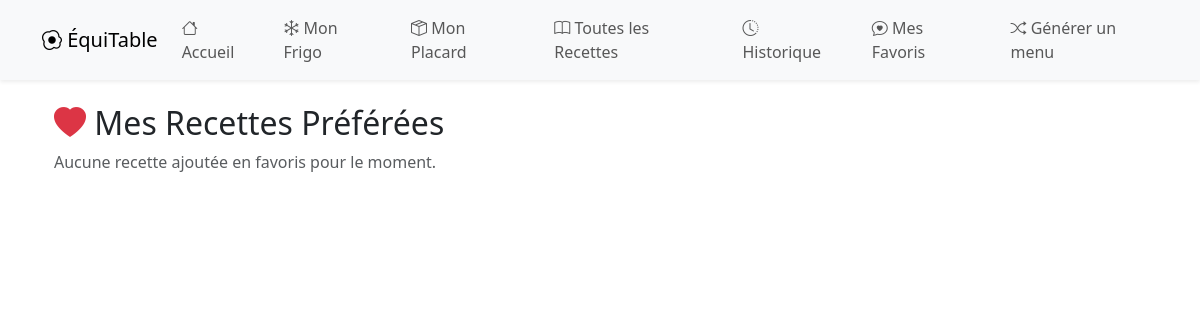
The app's page /mes-favoris/, older data.
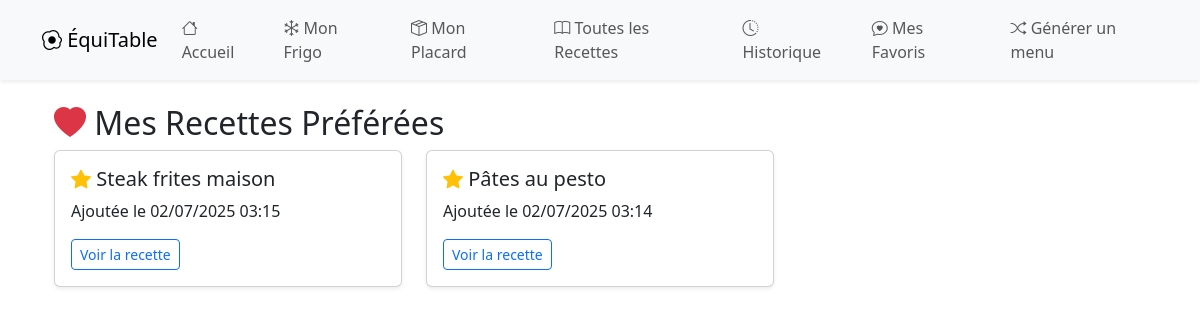
The same page, newer data.
### menuapp/models.py (models this page shows, shortened)
class Favori(models.Model):
    recette = models.ForeignKey('Recette', on_delete=models.CASCADE)
    date_ajout = models.DateTimeField(auto_now_add=True)

class Recette(models.Model):
    nom = models.CharField(max_length=100)
    ingredients = models.ManyToManyField(Ingredient)
    cout_estime = models.FloatField()
    temps_preparation = models.IntegerField()  # En minutes
    instructions = models.TextField()
    image = models.ImageField(upload_to='recettes/', blank=True, null=True)

### menuapp/views.py (the view)
# urls.py: path('mes-favoris/', views.mes_favoris, name='mes_favoris'),
def mes_favoris(request):
    favoris = Favori.objects.all().order_by('-date_ajout')
    return render(request, 'menuapp/mes_favoris.html', {'favoris': favoris})

### menuapp/templates/menuapp/mes_favoris.html
{% extends 'menuapp/base.html' %}
{% block content %}
<div class="container mt-4">
  <h2><i class="bi bi-heart-fill text-danger"></i> Mes Recettes Préférées</h2>
  {% if favoris %}
    <div class="row">
      {% for fav in favoris %}
        <div class="col-md-4 mb-4">
          <div class="card h-100 shadow-sm">
            <div class="card-body">
              <h5 class="card-title">
                <i class="bi bi-star-fill text-warning"></i> {{ fav.recette.nom }}
              </h5>
              <p class="card-text">
                Ajoutée le {{ fav.date_ajout|date:"d/m/Y H:i" }}
              </p>
              <a href="{% url 'detail_recette' fav.recette.id %}" class="btn btn-outline-primary btn-sm">
                Voir la recette
              </a>
            </div>
          </div>
        </div>
      {% endfor %}
    </div>
  {% else %}
    <p class="text-muted">Aucune recette ajoutée en favoris pour le moment.</p>
  {% endif %}
</div>
{% endblock %}

### menuapp/templates/menuapp/base.html (shortened to what this page needs)
<!DOCTYPE html>
<html lang="fr">
<head>
  <link href="https://cdn.jsdelivr.net/npm/bootstrap@5.3.0/dist/css/bootstrap.min.css" rel="stylesheet">
  <link rel="stylesheet" href="https://cdn.jsdelivr.net/npm/bootstrap-icons@1.11.1/font/bootstrap-icons.css">
</head>
<body>
  <nav class="navbar navbar-expand-lg navbar-light bg-light mb-4 shadow-sm sticky-top">
    <div class="container">
      <a class="navbar-brand" href="{% url 'accueil' %}">
        <i class="bi bi-egg-fried"></i> ÉquiTable
      </a>
      <div class="collapse navbar-collapse justify-content-center" id="navbarNav">
        <ul class="navbar-nav gap-4">
            <li class="nav-item">
            <a class="nav-link" href="{% url 'accueil' %}">
              <i class="bi bi-house"></i>Accueil
            </a>
          </li>
          <li class="nav-item">
            <a class="nav-link" href="{% url 'frigo' %}">
              <i class="bi bi-snow"></i> Mon Frigo
            </a>
          </li>
          <li class="nav-item">
            <a class="nav-link" href="{% url 'placard' %}">
              <i class="bi bi-box-seam"></i> Mon Placard
            </a>
          </li>
          <li class="nav-item">
            <a class="nav-link" href="{% url 'recettes' %}">
                <i class="bi bi-book"></i> Toutes les Recettes
            </a>
            </li>
            <li class="nav-item">
            <a class="nav-link" href="{% url 'historique' %}">
                <i class="bi bi-clock-history"></i> Historique</a>
            </li>
            <li class="nav-item">
  <a class="nav-link" href="{% url 'mes_favoris' %}">
    <i class="bi bi-chat-heart"></i> Mes Favoris</a>
</li>
          <li class="nav-item">
            <a class="nav-link" href="{% url 'generer_menu' %}">
              <i class="bi bi-shuffle"></i> Générer un menu
            </a>
          </li>
        </ul>
      </div>
    </div>
  </nav>
  <div class="container">
    {% block content %}{% endblock %}
  </div>
</body>
</html>

Row changes from the older to the newer data that the page shows:
added Favori: recette.nom "Steak frites maison", date_ajout "02/07/2025 03:15"
added Favori: recette.nom "Pâtes au pesto", date_ajout "02/07/2025 03:14"
Text that changed along with them:
text no longer shown: "Aucune recette ajoutée en favoris pour le moment."
